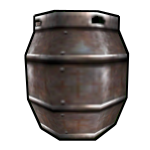
#> input picture base-hack/assets/file_screen/tracker_images/barrel.png, 150 x 150 px
$ python -i BuildLib.py   (imports and definitions only)
#> lines starting #> are read from the running program, lines starting #| are printed output that depends on the picture
"""Library functions for the build procedure."""

import struct
from PIL import Image
import math
import zlib
from BuildEnums import MusicTypes, Song

main_pointer_table_offset = 0x101C50
BLOCK_COLOR_SIZE = 64  # Bytes allocated to a block 32x32 image. Brute forcer says we can go as low as 0x25 bytes, but leaving some room for me to have left out something
ROMName = "rom/dk64.z64"
newROMName = "rom/dk64-randomizer-base.z64"
finalROM = "rom/dk64-randomizer-base-dev.z64"
music_size = 24000
music_sizes_fine = {
    MusicTypes.BGM: 24000,
    MusicTypes.Event: 7000,
    MusicTypes.MajorItem: 3000,
    MusicTypes.MinorItem: 1500,
}
music_type_mapping = {
    Song.TrainingGrounds: MusicTypes.BGM,
    Song.Isles: MusicTypes.BGM,
    Song.IslesKremIsle: MusicTypes.BGM,
    Song.IslesKLumsy: MusicTypes.BGM,
    Song.IslesBFI: MusicTypes.BGM,
    Song.IslesSnideRoom: MusicTypes.BGM,
    Song.JapesLobby: MusicTypes.BGM,
    Song.AztecLobby: MusicTypes.BGM,
    Song.FactoryLobby: MusicTypes.BGM,
    Song.GalleonLobby: MusicTypes.BGM,
    Song.ForestLobby: MusicTypes.BGM,
    Song.CavesLobby: MusicTypes.BGM,
    Song.CastleLobby: MusicTypes.BGM,
    Song.HelmLobby: MusicTypes.BGM,
    # Jungle Japes BGM
    Song.JapesMain: MusicTypes.BGM,
    Song.JapesStart: MusicTypes.BGM,
    Song.JapesTunnels: MusicTypes.BGM,
    Song.JapesStorm: MusicTypes.BGM,
    Song.JapesCaves: MusicTypes.BGM,
    Song.JapesBlast: MusicTypes.BGM,
    Song.JapesCart: MusicTypes.BGM,
    Song.JapesDillo: MusicTypes.BGM,
    # Angry Aztec BGM
    Song.AztecMain: MusicTypes.BGM,
    Song.AztecTunnels: MusicTypes.BGM,
    Song.AztecTemple: MusicTypes.BGM,
    Song.Aztec5DT: MusicTypes.BGM,
    Song.AztecBlast: MusicTypes.BGM,
    Song.AztecBeetle: MusicTypes.BGM,
    Song.AztecChunkyKlaptraps: MusicTypes.BGM,
    Song.AztecDogadon: MusicTypes.BGM,
    # Frantic Factory BGM
    Song.FactoryMain: MusicTypes.BGM,
    Song.FactoryProduction: MusicTypes.BGM,
    Song.FactoryResearchAndDevelopment: MusicTypes.BGM,
    Song.FactoryCrusher: MusicTypes.BGM,
    Song.FactoryCarRace: MusicTypes.BGM,
    Song.FactoryJack: MusicTypes.BGM,
    # Gloomy Galleon BGM
    Song.GalleonTunnels: MusicTypes.BGM,
    Song.GalleonOutside: MusicTypes.BGM,
    Song.GalleonLighthouse: MusicTypes.BGM,
    Song.GalleonMechFish: MusicTypes.BGM,
    Song.Galleon2DS: MusicTypes.BGM,
    Song.Galleon5DS: MusicTypes.BGM,
    Song.GalleonMermaid: MusicTypes.BGM,
    Song.GalleonChest: MusicTypes.BGM,
    Song.GalleonBlast: MusicTypes.BGM,
    Song.GalleonSealRace: MusicTypes.BGM,
    Song.GalleonPufftoss: MusicTypes.BGM,
    # Fungi Forest BGM
    Song.ForestDay: MusicTypes.BGM,
    Song.ForestNight: MusicTypes.BGM,
    Song.ForestBarn: MusicTypes.BGM,
    Song.ForestMill: MusicTypes.BGM,
    Song.ForestAnthill: MusicTypes.BGM,
    Song.ForestMushroom: MusicTypes.BGM,
    Song.ForestMushroomRooms: MusicTypes.BGM,
    Song.ForestSpider: MusicTypes.BGM,
    Song.ForestBlast: MusicTypes.BGM,
    Song.ForestRabbitRace: MusicTypes.BGM,
    Song.ForestCart: MusicTypes.BGM,
    Song.ForestDogadon: MusicTypes.BGM,
    # Crystal Caves BGM
    Song.Caves: MusicTypes.BGM,
    Song.CavesIgloos: MusicTypes.BGM,
    Song.CavesCabins: MusicTypes.BGM,
    Song.CavesRotatingRoom: MusicTypes.BGM,
    Song.CavesTantrum: MusicTypes.BGM,
    Song.CavesBlast: MusicTypes.BGM,
    Song.CavesIceCastle: MusicTypes.BGM,
    Song.CavesBeetleRace: MusicTypes.BGM,
    Song.CavesDillo: MusicTypes.BGM,
    # Creepy Castle BGM
    Song.Castle: MusicTypes.BGM,
    Song.CastleShed: MusicTypes.BGM,
    Song.CastleTree: MusicTypes.BGM,
    Song.CastleTunnels: MusicTypes.BGM,
    Song.CastleCrypt: MusicTypes.BGM,
    Song.CastleInnerCrypts: MusicTypes.BGM,
    Song.CastleDungeon_Chains: MusicTypes.BGM,
    Song.CastleDungeon_NoChains: MusicTypes.BGM,
    Song.CastleBallroom: MusicTypes.BGM,
    Song.CastleMuseum: MusicTypes.BGM,
    Song.CastleGreenhouse: MusicTypes.BGM,
    Song.CastleTrash: MusicTypes.BGM,
    Song.CastleTower: MusicTypes.BGM,
    Song.CastleBlast: MusicTypes.BGM,
    Song.CastleCart: MusicTypes.BGM,
    Song.CastleKutOut: MusicTypes.BGM,
    # Hideout Helm BGM
    Song.HelmBoMOn: MusicTypes.BGM,
    Song.HelmBoMOff: MusicTypes.BGM,
    Song.HelmBonus: MusicTypes.BGM,
    # NPC BGM
    Song.Cranky: MusicTypes.BGM,
    Song.Funky: MusicTypes.BGM,
    Song.Candy: MusicTypes.BGM,
    Song.Snide: MusicTypes.BGM,
    Song.WrinklyKong: MusicTypes.BGM,
    # Moves and Animals BGM
    Song.StrongKong: MusicTypes.BGM,
    Song.Rocketbarrel: MusicTypes.BGM,
    Song.Sprint: MusicTypes.BGM,
    Song.MiniMonkey: MusicTypes.BGM,
    Song.HunkyChunky: MusicTypes.BGM,
    Song.GorillaGone: MusicTypes.BGM,
    Song.Rambi: MusicTypes.BGM,
    Song.Enguarde: MusicTypes.BGM,
    # Battle BGM
    Song.BattleArena: MusicTypes.BGM,
    Song.TroffNScoff: MusicTypes.BGM,
    Song.AwaitingBossEntry: MusicTypes.BGM,
    Song.BossIntroduction: MusicTypes.BGM,
    Song.MiniBoss: MusicTypes.BGM,
    Song.KRoolBattle: MusicTypes.BGM,
    # Menu and Story BGM
    Song.MainMenu: MusicTypes.BGM,
    Song.PauseMenu: MusicTypes.BGM,
    Song.NintendoLogo: MusicTypes.BGM,
    Song.DKRap: MusicTypes.Protected,
    Song.IntroStory: MusicTypes.BGM,
    Song.KRoolTheme: MusicTypes.BGM,
    Song.KLumsyCelebration: MusicTypes.BGM,
    Song.KRoolTakeoff: MusicTypes.BGM,
    Song.KRoolEntrance: MusicTypes.BGM,
    Song.KLumsyEnding: MusicTypes.BGM,
    Song.EndSequence: MusicTypes.BGM,
    # Minigame BGM
    Song.Minigames: MusicTypes.BGM,
    Song.MadMazeMaul: MusicTypes.BGM,
    Song.StealthySnoop: MusicTypes.BGM,
    Song.MinecartMayhem: MusicTypes.BGM,
    Song.MonkeySmash: MusicTypes.BGM,
    # Major Items
    Song.OhBanana: MusicTypes.MajorItem,
    Song.GBGet: MusicTypes.MajorItem,
    Song.MoveGet: MusicTypes.MajorItem,
    Song.GunGet: MusicTypes.MajorItem,
    Song.BananaMedalGet: MusicTypes.MajorItem,
    Song.BlueprintDrop: MusicTypes.MajorItem,
    Song.BlueprintGet: MusicTypes.MajorItem,
    Song.HeadphonesGet: MusicTypes.MajorItem,
    Song.DropRainbowCoin: MusicTypes.MajorItem,
    Song.RainbowCoinGet: MusicTypes.MajorItem,
    Song.CompanyCoinGet: MusicTypes.MajorItem,
    Song.BeanGet: MusicTypes.MajorItem,
    Song.PearlGet: MusicTypes.MajorItem,
    # Minor Items
    Song.MelonSliceDrop: MusicTypes.MinorItem,
    Song.MelonSliceGet: MusicTypes.MinorItem,
    Song.BananaCoinGet: MusicTypes.MinorItem,
    Song.CrystalCoconutGet: MusicTypes.MinorItem,
    Song.FairyTick: MusicTypes.MinorItem,
    Song.MinecartCoinGet: MusicTypes.MinorItem,
    Song.DropCoins: MusicTypes.MinorItem,
    Song.Checkpoint: MusicTypes.MinorItem,
    Song.NormalStar: MusicTypes.MinorItem,
    # Events
    Song.Success: MusicTypes.Event,
    Song.Failure: MusicTypes.Event,
    Song.SuccessRaces: MusicTypes.Event,
    Song.FailureRaces: MusicTypes.Event,
    Song.BossUnlock: MusicTypes.Event,
    Song.BossDefeat: MusicTypes.Event,
    Song.Bongos: MusicTypes.Event,
    Song.Guitar: MusicTypes.Event,
    Song.Trombone: MusicTypes.Event,
    Song.Saxophone: MusicTypes.Event,
    Song.Triangle: MusicTypes.Event,
    Song.BaboonBalloon: MusicTypes.Event,
    Song.Transformation: MusicTypes.Event,
    Song.VultureRing: MusicTypes.Event,
    Song.BBlastFinalStar: MusicTypes.Event,
    Song.FinalCBGet: MusicTypes.Event,
    # Ambient
    Song.WaterDroplets: MusicTypes.Ambient,
    Song.TwinklySounds: MusicTypes.Ambient,
    Song.FairyNearby: MusicTypes.Ambient,
    Song.FakeFairyNearby: MusicTypes.Ambient,
    Song.SeasideSounds: MusicTypes.Ambient,
    # Protected
    Song.UnusedCoin: MusicTypes.Protected,
    Song.StartPause: MusicTypes.Protected,
    Song.JapesHighPitched: MusicTypes.Protected,
    Song.BonusBarrelIntroduction: MusicTypes.Protected,
    Song.TagBarrel: MusicTypes.Protected,
    Song.GameOver: MusicTypes.Protected,
    Song.KRoolDefeat: MusicTypes.Protected,
    # System
    Song.Silence: MusicTypes.System,
    Song.TransitionOpen: MusicTypes.System,
    Song.TransitionClose: MusicTypes.System,
    Song.NintendoLogoOld: MusicTypes.System,
}
heap_size = 0x34000 + music_size
flut_size = 0
MODEL_DIRECTORY = "assets/models/"
KONG_MODEL_EXP_SIZE = 0x5000

INSTRUMENT_PADS = {
    168: "bongo",
    169: "guitar",
    170: "sax",
    171: "triangle",
    172: "trombone",
}

barrel_skins = (
    "gb",
    "dk",
    "diddy",
    "lanky",
    "tiny",
    "chunky",
    "bp",
    "nin_coin",
    "rw_coin",
    "key",
    "crown",
    "medal",
    "potion",
    "bean",
    "pearl",
    "fairy",
    "rainbow",
    "fakegb",
    "melon",
    "cranky",
    "funky",
    "candy",
    "snide",
    "hint",
    "ap",
    "fakebean",
    "fakekey",
    "shared",
    "soldout",
    "null",
    "fakefairy",
    "ap_useful",
    "ap_junk",
    "ap_trap",
)


def getBonusSkinOffset(offset: int):
    """Get texture index after the barrel skins."""
    return 6026 + (3 * len(barrel_skins)) + offset


# [13 lines left out: functions intf_to_float, float_to_hex, not called in this run]


def getMusicType(song) -> MusicTypes:
    """Get the music type from song num."""
    return music_type_mapping.get(song, MusicTypes.Protected)


# [198 lines left out: functions getMusicSize, hueShift, hueShiftColor, convertToI4, convertToI8, convertToIA4 and 3 more, not called in this run]


def imageToMinMap(img_path: str):
    """Convert an image to a min map rgba5551 texture."""
    mode = 3
    out_name = img_path.replace(".png", "_mipped.png")

    with open(img_path, "rb") as file:
        pi = Image.open(file)
#> pi is the input picture: PIL image 150x150 RGBA; mean R, G, B, A 42.6, 37.2, 35.2, 133.3
        pi = pi.transpose(Image.Transpose.FLIP_TOP_BOTTOM).resize((32, 32))
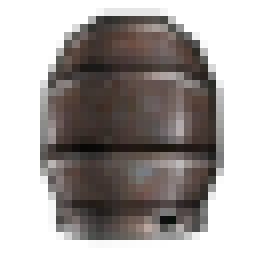
#> pi: PIL image 32x32 RGBA (shown 8 times larger); mean R, G, B, A 43.4, 38, 36, 133.2; transparent parts drawn white
        dims = pi.size
#> dims = (32, 32)

        # mipmapping occurs for every 8-byte block, so this is 8 divided by bytesPerPixel.
        # for RGBA5551, bPP is 2
        pixelsPerBlock = 4

        match mode:
            case 0:
                # scramble/unscramble
                out = Image.new(mode="RGBA", size=dims)
                for y in range(dims[1]):
                    for x in range(dims[0]):
                        curpx = pi.getpixel((x, y))
                        newX = x
                        if y % 2 == 1:
                            if x % pixelsPerBlock > (pixelsPerBlock / 2) - 1:
                                newX = x - floor(pixelsPerBlock / 2)
                            else:
                                newX = x + floor(pixelsPerBlock / 2)
                        out.putpixel((newX, y), curpx)
                out.save(f"unmipped_{file.name}")
            case 1:
                # break mipmapped textures into parts (parts are also unscrambled for good measure)
                targetWidth = dims[0]
                pixelsWrittenSoFar = 0
                timesResized = 0
                safe = True
                out = Image.new(mode="RGBA", size=(targetWidth, targetWidth))
                for y in range(dims[1]):
                    for x in range(dims[0]):
                        if pixelsWrittenSoFar == targetWidth**2:
                            # print(f"finished {targetWidth}^2")
                            out.save(f"{targetWidth}_{file.name}")
                            timesResized += 1
                            if timesResized == 4:
                                safe = False
                                break
                            targetWidth = int(targetWidth / 2)
                            out = Image.new(mode="RGBA", size=(targetWidth, targetWidth))
                            pixelsWrittenSoFar = 0
                        curpx = pi.getpixel((x, y))
                        newX = x % targetWidth
                        newY = int(pixelsWrittenSoFar / targetWidth)
                        if newY % 2 == 1:
                            if x % pixelsPerBlock > (pixelsPerBlock / 2) - 1:
                                newX = newX - floor(pixelsPerBlock / 2)
                            else:
                                newX = newX + floor(pixelsPerBlock / 2)
                        # print(f"{x}:{newX}  -  {y}:{newY}")
                        out.putpixel((newX, newY), curpx)
                        pixelsWrittenSoFar += 1
                    if not safe:
                        break
            case 2:
                # assembles mipped texture from a series of images, READY TO PLACE INTO ROM
                # if in.png is the input file at 32x32, it stitches 32_in.png, 16_in.png, 8_in.png and 4_in.png together
                targetWidth = dims[0]
                pixelsWrittenSoFar = 0
                timesResized = 0
                # also theres like a 99 percent chance that this formula breaks with images that arent 32x32
                outY = int(targetWidth + targetWidth / 4 + targetWidth / 8)
                safe = True
                out = Image.new(mode="RGBA", size=(targetWidth, outY))
                current_in = Image.open(open(f"{targetWidth}_in.png", "rb"))
                for y in range(out.size[1]):
                    for x in range(out.size[0]):
                        if pixelsWrittenSoFar == targetWidth**2:
                            # print(f"finished {targetWidth}^2 image")
                            timesResized += 1
                            if timesResized == 4:
                                safe = False
                                break
                            targetWidth = int(targetWidth / 2)
                            current_in = Image.open(open(f"{targetWidth}_in.png", "rb"))
                            pixelsWrittenSoFar = 0
                        newX = x % targetWidth
                        newY = int(pixelsWrittenSoFar / targetWidth)
                        curpx = current_in.getpixel((newX, newY))
                        newerX = x
                        if newY % 2 == 1:
                            if x % pixelsPerBlock > (pixelsPerBlock / 2) - 1:
                                newerX = x - floor(pixelsPerBlock / 2)
                            else:
                                newerX = x + floor(pixelsPerBlock / 2)
                        # print(f"{x}:{newX}  -  {y}:{newY}")
                        out.putpixel((newerX, y), curpx)
                        pixelsWrittenSoFar += 1
                    if not safe:
                        break
                out.save(f"assembled_{file.name}")
            case 3:
                # take a 32x32 and mipmap it 4 times, READY TO PLACE INTO ROM
                # might work with other dimensions, not sure yet tbh
                targetWidth = dims[0]
                pixelsWrittenSoFar = 0
                timesResized = 0
                # also theres like a 99 percent chance that this formula breaks with images that arent 32x32
                outY = int(targetWidth + targetWidth / 4 + targetWidth / 8)
                safe = True
                out = Image.new(mode="RGBA", size=(targetWidth, outY))
                for y in range(out.size[1]):
                    for x in range(out.size[0]):
                        if pixelsWrittenSoFar == targetWidth**2:
                            # print(f"finished {tar}^2, shrinking")
                            timesResized += 1
                            if timesResized == 4:
                                safe = False
                                break
                            targetWidth = int(targetWidth / 2)
                            pi.thumbnail((targetWidth, targetWidth))
                            pixelsWrittenSoFar = 0
                        newX = x % targetWidth
                        newY = int(pixelsWrittenSoFar / targetWidth)
                        # print(f"{x}:{newX}  -  {y}:{newY}")
                        curpx = pi.getpixel((newX, newY))
                        newerX = x
                        if newY % 2 == 1:
                            if x % pixelsPerBlock > (pixelsPerBlock / 2) - 1:
                                newerX = x - math.floor(pixelsPerBlock / 2)
                            else:
                                newerX = x + math.floor(pixelsPerBlock / 2)
                        out.putpixel((newerX, y), curpx)
                        pixelsWrittenSoFar += 1
                    if not safe:
                        break

                out.save(out_name)
            case _:
                print("unknown mode")
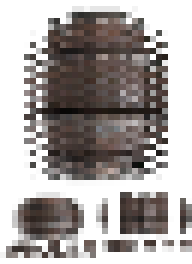
#> saved as barrel_mipped.png: PIL image 32x44 RGBA (shown 6 times larger); mean R, G, B, A 43.9, 38.5, 36.5, 128.8; transparent parts drawn white

>>> result = imageToMinMap('../assets/file_screen/tracker_images/barrel.png')
